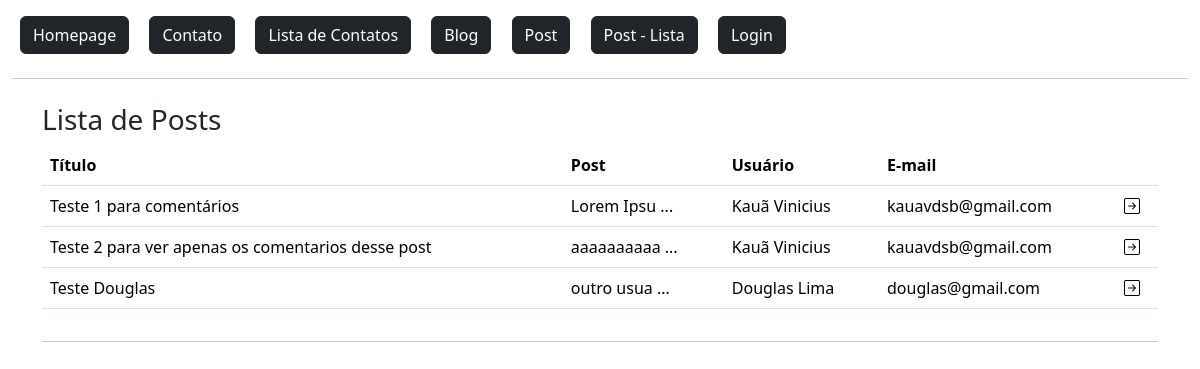
The page /post/lista/ on the database as committed earlier.
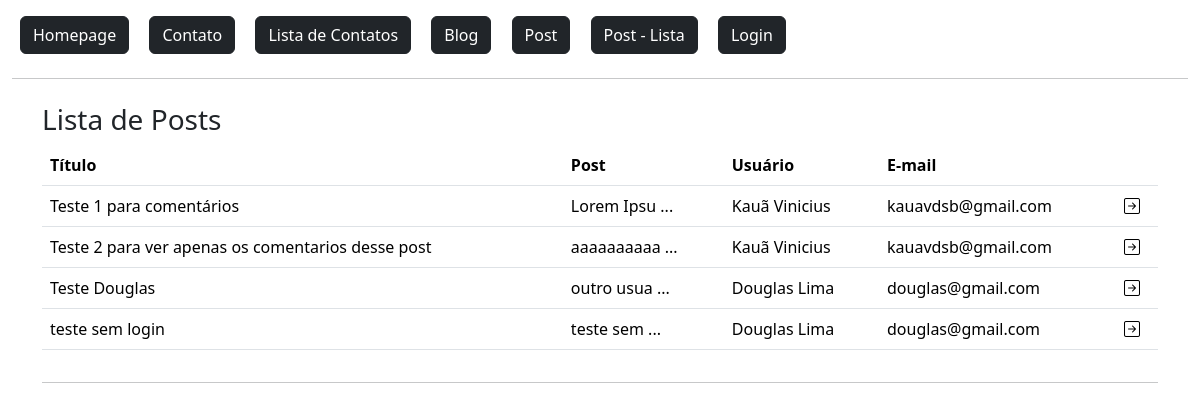
The same page on the database as committed later.
### flaskLearn/models.py (models this page shows, shortened)
class Post(db.Model):
    id = db.Column(db.Integer, primary_key=True)
    data_criacao = db.Column(db.DateTime, default=datetime.now())
    titulo = db.Column(db.String, nullable=True)
    mensagem = db.Column(db.String, nullable=True)
    user_id = db.Column(db.Integer, db.ForeignKey('user.id'), nullable=True) #Tabela que referencia a tabela usuário
    comentarios = db.relationship('PostComentarios', backref='post', lazy=True) #É a tabela referenciada. (um usuario pode ter varios posts)
    def msg_resumo(self):
        len_msg = len(self.mensagem)
        if len_msg > 10:
            return f"{self.mensagem[:10]} ..."
        else:
            return self.mensagem

class User(db.Model, UserMixin):
    id = db.Column(db.Integer, primary_key=True)
    nome = db.Column(db.String, nullable=True)
    sobrenome = db.Column(db.String, nullable=True)
    email = db.Column(db.String, nullable=True)
    senha = db.Column(db.String, nullable=True)
    data_cadastro = db.Column(db.DateTime, default=datetime.now())
    posts = db.relationship('Post', backref='user', lazy=True) #É a tabela referenciada. (um usuario pode ter varios posts)
    post_comentarios = db.relationship('PostComentarios', backref='user', lazy=True) #É a tabela referenciada. (um usuario pode ter varios posts)

### flaskLearn/routes.py (the view)
@app.route('/post/lista/')
def postLista():
    posts = Post.query.all()
    return render_template('posts/post_lista.html', posts=posts)

### flaskLearn/templates/posts/post_lista.html (shortened to what this page needs)
{% extends 'baseTemplate/base.html' %}
{% block content %}
    {% include 'baseTemplate/nav.html' %}
    <div class="container">
        <div class="row mt-4">
            <h3>Lista de Posts</h3>
            <div class="col-12">
                <table class="table">
                    <thead>
                        <tr>
                            <th>Título</th>
                            <th>Post</th>
                            <th>Usuário</th>
                            <th>E-mail</th>
                            <th></th>
                        </tr>
                    </thead>
                    <tbody>
                        {% for linha in posts %}
                            <tr>
                                <td>{{linha.titulo}}</td>
                                <td>{{linha.msg_resumo()}}</td>
                                <td>{{linha.user.nome}} {{linha.user.sobrenome}}</td>
                                <td>{{linha.user.email}}</td>
                                <td>
                                    <a href="{{ url_for('postDetail', id=linha.id) }}">
                                        <i class="bi bi-arrow-right-square text-black"></i>
                                    </a>
                                </td>
                            </tr>
                        {% endfor %}
                    </tbody>
                </table>
            </div>
        </div>
        <hr>
    </div>
{% endblock %}

### flaskLearn/templates/baseTemplate/base.html (shortened to what this page needs)
<!DOCTYPE html>
<html lang="en">
<head>
    <link href="https://cdn.jsdelivr.net/npm/bootstrap@5.3.3/dist/css/bootstrap.min.css" rel="stylesheet">
    <link rel="stylesheet" href="https://cdn.jsdelivr.net/npm/bootstrap-icons@1.11.3/font/bootstrap-icons.min.css">
</head>
<body>
    <section class="container-fluid mt-2">
        {% block content %}
        {% endblock %}
    </section>
</body>
</html>

### flaskLearn/templates/baseTemplate/nav.html
<a href="{{url_for('homepage')}}" class="btn btn-dark m-2">
    Homepage
</a>
<a href="{{url_for('contato')}}" class="btn btn-dark m-2">
    Contato
</a>
<a href="{{url_for('contatoLista')}}" class="btn btn-dark m-2">
    Lista de Contatos
</a>
<a href="{{url_for('editorBlog')}}" class="btn btn-dark m-2">
    Blog
</a>
<a href="{{url_for('postNovo')}}" class="btn btn-dark m-2">
    Post
</a>
<a href="{{url_for('postLista')}}" class="btn btn-dark m-2">
    Post - Lista
</a>
{% if current_user.is_authenticated %}
    <a href="{{ url_for('dashboard') }}" class="btn btn-dark m-2">
        {{ current_user.nome }} {{ current_user.sobrenome }}
    </a>
    <a href="{{ url_for('logout') }}" class="btn btn-dark m-2">
        Sair
    </a>
{% else %}
    <a href="{{url_for('login')}}" class="btn btn-dark m-2">
        Login
    </a>
{% endif %}
<hr>

Rows that differ between the two databases and show on the page:
added Post: titulo "teste sem login", msg_resumo "teste sem ...", user.nome "Douglas", user.sobrenome "Lima", user.email "douglas@gmail.com"
